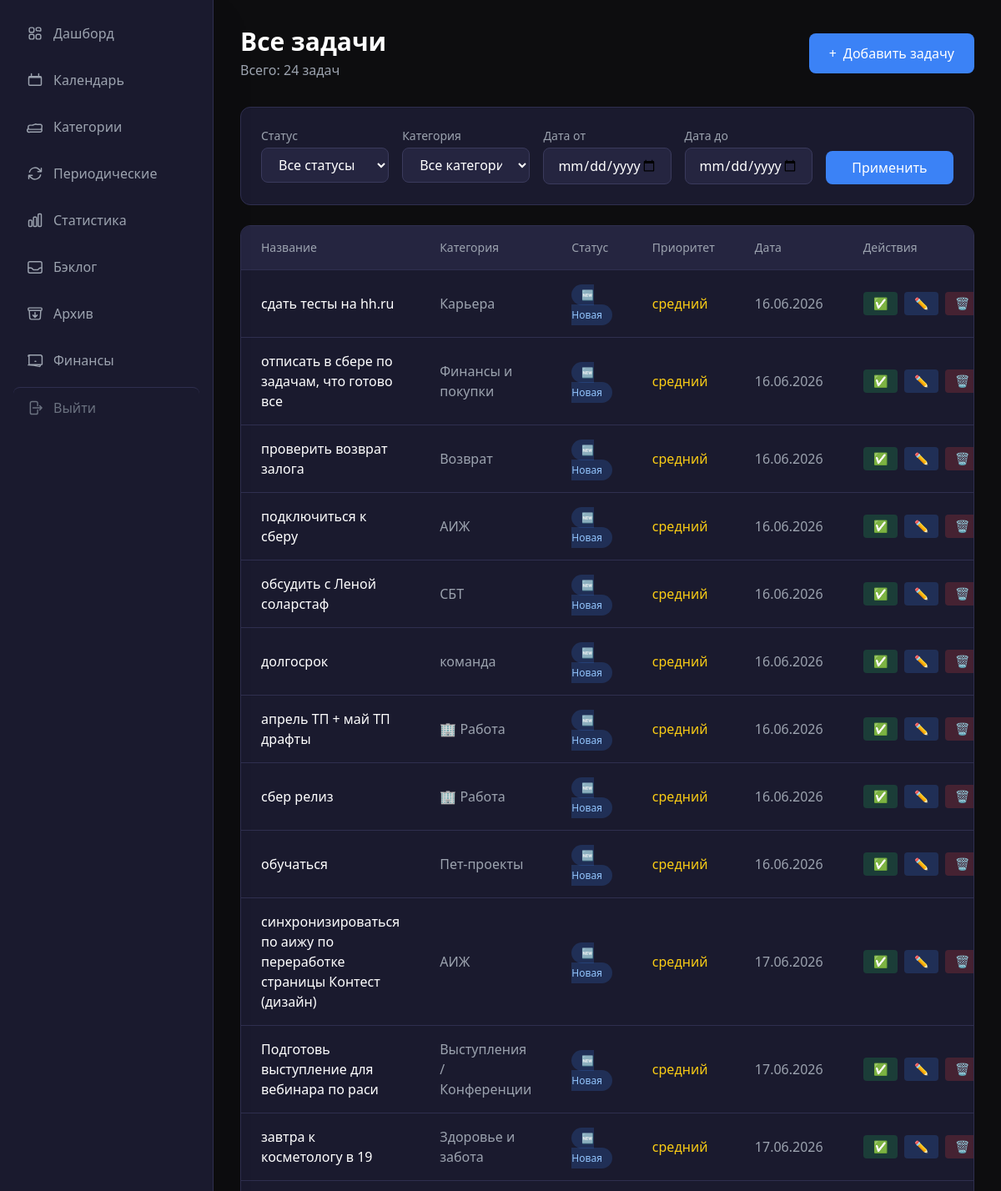
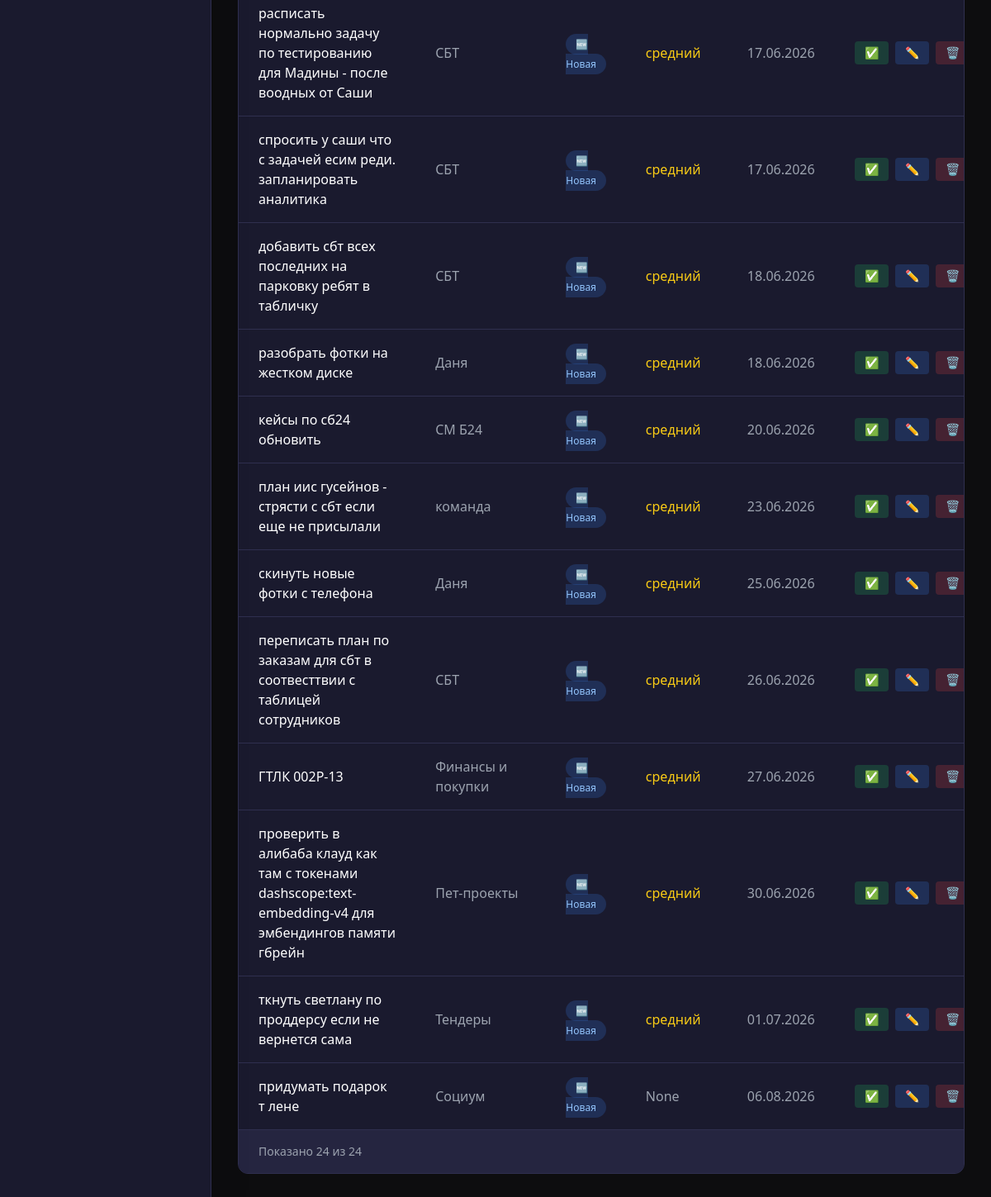
The page /tasks on the database its author committed (2 pictures, top to bottom).
### app/models/task.py (models this page shows)
class Task(Base):
    __tablename__ = "tasks"
    id = Column(Integer, primary_key=True, index=True)
    title = Column(String(500), nullable=False)
    description = Column(String, default="")
    category_id = Column(Integer, ForeignKey("categories.id"), nullable=True, index=True)
    status = Column(String(20), default="новая", index=True)  # новая/в_работе/выполнена/отложена
    priority = Column(String(20), default="средний")  # низкий/средний/высокий
    due_date = Column(Date, nullable=True, index=True)
    due_time = Column(Time, nullable=True) # Время встречи
    created_at = Column(DateTime(timezone=True), server_default=func.now())
    completed_at = Column(DateTime(timezone=True), nullable=True)
    source = Column(String(20), default="web")  # telegram/web/screenshot
    parent_task_id = Column(Integer, ForeignKey("tasks.id"), nullable=True, index=True)
    is_archived = Column(Boolean, default=False, index=True)
    item_kind = Column(String(20), default="task", nullable=False, index=True)  # task
    sort_order = Column(Integer, default=0)
    needs_review = Column(Boolean, default=False)
    message_hash = Column(String(64), nullable=True)
    postpones = Column(Integer, default=0)
    chronic_task = Column(Boolean, default=False, index=True)
    chronic_reviewed = Column(Boolean, default=False)
    tags = Column(String(500), nullable=True) # Теги проекта или контекста (#Антон, #Сбер)
    size = Column(String(4), nullable=True)   # L / XL — крупные задачи (NULL = обычная)
    impact_notes = Column(Text, nullable=True) # Заметки о результате/влиянии
    is_milestone = Column(Boolean, default=False, index=True) # Флаг важного достижения
    estimated_minutes = Column(Integer, nullable=True)
    actual_minutes = Column(Integer, nullable=True)
    category = relationship("Category", back_populates="tasks")
    subtasks = relationship("Task", backref="parent_task", remote_side=[id], lazy="select")

### app/models/category.py (models this page shows)
class Category(Base):
    __tablename__ = "categories"
    id = Column(Integer, primary_key=True, index=True)
    name = Column(String(100), nullable=False, index=True)
    is_global = Column(Boolean, default=False, index=True)
    parent_id = Column(Integer, ForeignKey("categories.id"), nullable=True)
    type = Column(String(20), default="task", index=True)  # task / finance
    created_at = Column(DateTime(timezone=True), server_default=func.now())
    children = relationship("Category", backref="parent", remote_side=[id], lazy="select")
    tasks = relationship("Task", back_populates="category", lazy="select")

### app/web/routes/tasks.py (the view)
@router.get("/tasks", response_class=HTMLResponse)
async def tasks_page(request: Request, status: Optional[str] = None):
    async with async_session() as db:
        filters = [Task.is_archived == False, Task.due_date != None]
        if status:
            filters.append(Task.status == status)
        result = await db.execute(
            select(Task)
            .options(selectinload(Task.category))
            .where(*filters)
            .order_by(Task.due_date.asc())
        )
        tasks = result.scalars().all()
        categories = await get_categories_list()
    return templates.TemplateResponse(request, "tasks.html", {
        "request": request,
        "tasks": tasks,
        "categories": categories,
        "total": len(tasks),
        "status_filter": status,
        "category_id_filter": None,
        "from_date_filter": None,
        "to_date_filter": None,
        "has_prev": False,
        "has_next": False,
        "prev_offset": 0,
        "next_offset": 0,
    })

### app/web/templates/tasks.html (shortened to what this page needs)
{% extends "base.html" %}
{% block content %}
<div class="max-w-7xl mx-auto">
    <div class="flex items-center justify-between mb-8">
        <div>
            <h1 class="text-3xl font-bold text-white">Все задачи</h1>
            <p class="text-gray-400 mt-1">Всего: {{ total }} задач</p>
        </div>
        <a href="/tasks/new"
           class="px-6 py-3 bg-accent hover:bg-blue-600 text-white font-medium rounded-lg transition-colors flex items-center">
            <span class="mr-2">+</span> Добавить задачу
        </a>
    </div>
    <div class="bg-dark-800 rounded-xl border border-dark-600 p-6 mb-6">
        <form method="get" action="/tasks" class="grid grid-cols-1 md:grid-cols-5 gap-4">
            <div>
                <label class="block text-sm text-gray-400 mb-1">Статус</label>
                <select name="status"
                        class="w-full px-4 py-2 bg-dark-700 border border-dark-500 rounded-lg text-white focus:outline-none focus:border-accent">
                    <option value="">Все статусы</option>
                </select>
            </div>
            <div>
                <label class="block text-sm text-gray-400 mb-1">Категория</label>
                <select name="category_id"
                        class="w-full px-4 py-2 bg-dark-700 border border-dark-500 rounded-lg text-white focus:outline-none focus:border-accent">
                    <option value="">Все категории</option>
                </select>
            </div>
            <div>
                <label class="block text-sm text-gray-400 mb-1">Дата от</label>
                <input type="date" name="from_date" value="{{ from_date_filter or '' }}"
                       class="w-full px-4 py-2 bg-dark-700 border border-dark-500 rounded-lg text-white focus:outline-none focus:border-accent">
            </div>
            <div>
                <label class="block text-sm text-gray-400 mb-1">Дата до</label>
                <input type="date" name="to_date" value="{{ to_date_filter or '' }}"
                       class="w-full px-4 py-2 bg-dark-700 border border-dark-500 rounded-lg text-white focus:outline-none focus:border-accent">
            </div>
            <div class="flex items-end">
                <button type="submit"
                        class="w-full px-4 py-2 bg-accent hover:bg-blue-600 text-white rounded-lg transition-colors">
                    Применить
                </button>
            </div>
        </form>
    </div>
    <div class="bg-dark-800 rounded-xl border border-dark-600 overflow-hidden">
        {% if tasks %}
        <table class="w-full">
            <thead class="bg-dark-700 border-b border-dark-600">
                <tr>
                    <th class="px-6 py-4 text-left text-sm font-medium text-gray-400">Название</th>
                    <th class="px-6 py-4 text-left text-sm font-medium text-gray-400">Категория</th>
                    <th class="px-6 py-4 text-left text-sm font-medium text-gray-400">Статус</th>
                    <th class="px-6 py-4 text-left text-sm font-medium text-gray-400">Приоритет</th>
                    <th class="px-6 py-4 text-left text-sm font-medium text-gray-400">Дата</th>
                    <th class="px-6 py-4 text-left text-sm font-medium text-gray-400">Действия</th>
                </tr>
            </thead>
            <tbody class="divide-y divide-dark-600">
                {% for task in tasks %}
                <tr class="table-row priority-{{ task.priority }} hover:bg-dark-700/50">
                    <td class="px-6 py-4">
                        <span class="text-white font-medium">{{ task.title }}</span>
                    </td>
                    <td class="px-6 py-4 text-gray-400">
                        {% if task.category %}{{ task.category.name }}{% else %}—{% endif %}
                    </td>
                    <td class="px-6 py-4">
                        {% set status_class = {
                            'новая': 'status-new',
                            'в_работе': 'status-in_progress',
                            'выполнена': 'status-completed',
                            'отложена': 'status-postponed'
                        } %}
                        {% set status_label = {
                            'новая': '🆕 Новая',
                            'в_работе': '🔄 В работе',
                            'выполнена': '✅ Выполнена',
                            'отложена': '⏸️ Отложена'
                        } %}
                        <span class="px-3 py-1 rounded-full text-xs font-medium {{ status_class.get(task.status, 'status-new') }}">
                            {{ status_label.get(task.status, task.status) }}
                        </span>
                    </td>
                    <td class="px-6 py-4">
                        {% set priority_colors = {
                            'высокий': 'text-red-400',
                            'средний': 'text-yellow-400',
                            'низкий': 'text-green-400'
                        } %}
                        <span class="{{ priority_colors.get(task.priority, 'text-gray-400') }}">
                            {{ task.priority }}
                        </span>
                    </td>
                    <td class="px-6 py-4 text-gray-400">
                        {% if task.due_date %}{{ task.due_date.strftime('%d.%m.%Y') }}{% else %}—{% endif %}
                    </td>
                    <td class="px-6 py-4">
                        <div class="flex items-center space-x-2">
                            {% if task.status != 'выполнена' %}
                            <form hx-post="/tasks/{{ task.id }}/complete"
                                  hx-target="closest tr"
                                  hx-swap="outerHTML"
                                  class="inline">
                                <button type="submit" title="Выполнить"
                                        class="px-3 py-1 bg-green-500/20 text-green-400 rounded hover:bg-green-500/30 transition-colors text-sm">
                                    ✅
                                </button>
                            </form>
                            {% endif %}
                            <a href="/tasks/{{ task.id }}/edit"
                               class="px-3 py-1 bg-blue-500/20 text-blue-400 rounded hover:bg-blue-500/30 transition-colors text-sm"
                               title="Редактировать">
                                ✏️
                            </a>
                            <form hx-delete="/tasks/{{ task.id }}"
                                  hx-target="closest tr"
                                  hx-swap="outerHTML"
                                  class="inline">
                                <button type="submit" title="Удалить"
                                        class="px-3 py-1 bg-red-500/20 text-red-400 rounded hover:bg-red-500/30 transition-colors text-sm"
                                        onclick="return confirm('Удалить задачу?')">
                                    🗑️
                                </button>
                            </form>
                        </div>
                    </td>
                </tr>
                {% endfor %}
            </tbody>
        </table>
        {% else %}
        <div class="text-center py-16 text-gray-500">
            <span class="text-4xl mb-4 block">📭</span>
            <p class="text-lg">Задач не найдено</p>
            <p class="text-sm mt-2">Попробуйте изменить фильтры или создайте новую задачу</p>
        </div>
        {% endif %}
        {% if tasks %}
        <div class="px-6 py-4 bg-dark-700 border-t border-dark-600 flex items-center justify-between">
            <span class="text-sm text-gray-400">
                Показано {{ tasks|length }} из {{ total }}
            </span>
        </div>
        {% endif %}
    </div>
</div>
{% endblock %}

### app/web/static/css/style.css (style rules this page uses)
.status-new { background-color: rgba(59, 130, 246, 0.2); color: #93c5fd; }
input[type="text"], input[type="date"], input[type="time"], textarea, select { transition: border-color 0.2s ease, box-shadow 0.2s ease; }
.table-row { transition: background-color 0.15s ease; }

### rows shown on the page
Task: title "сдать тесты на hh.ru", category.name "Карьера", get "🆕 Новая", priority "средний", due_date "16.06.2026"
Task: title "отписать в сбере по задачам, что готово все", category.name "Финансы и покупки", get "🆕 Новая", priority "средний", due_date "16.06.2026"
Task: title "проверить возврат залога", category.name "Возврат", get "🆕 Новая", priority "средний", due_date "16.06.2026"
Task: title "подключиться к сберу", category.name "АИЖ", get "🆕 Новая", priority "средний", due_date "16.06.2026"
Task: title "обсудить с Леной соларстаф", category.name "СБТ", get "🆕 Новая", priority "средний", due_date "16.06.2026"
Task: title "долгосрок", category.name "команда", get "🆕 Новая", priority "средний", due_date "16.06.2026"
Task: title "апрель ТП + май ТП драфты", category.name "🏢 Работа", get "🆕 Новая", priority "средний", due_date "16.06.2026"
Task: title "сбер релиз", category.name "🏢 Работа", get "🆕 Новая", priority "средний", due_date "16.06.2026"
Task: title "обучаться", category.name "Пет-проекты", get "🆕 Новая", priority "средний", due_date "16.06.2026"
Task: title "синхронизироваться по аижу по переработке страницы Контест (дизайн)", category.name "АИЖ", get "🆕 Новая", priority "средний", due_date "17.06.2026"
Task: title "Подготовь выступление для вебинара по раси", category.name "Выступления / Конференции", get "🆕 Новая", priority "средний", due_date "17.06.2026"
Task: title "завтра к косметологу в 19", category.name "Здоровье и забота", get "🆕 Новая", priority "средний", due_date "17.06.2026"
Task: title "расписать нормально задачу по тестированию для Мадины - после воодных от Саши", category.name "СБТ", get "🆕 Новая", priority "средний", due_date "17.06.2026"
Task: title "спросить у саши что с задачей есим реди. запланировать аналитика", category.name "СБТ", get "🆕 Новая", priority "средний", due_date "17.06.2026"
Task: title "добавить сбт всех последних на парковку ребят в табличку", category.name "СБТ", get "🆕 Новая", priority "средний", due_date "18.06.2026"
Task: title "разобрать фотки на жестком диске", category.name "Даня", get "🆕 Новая", priority "средний", due_date "18.06.2026"
Task: title "кейсы по сб24 обновить", category.name "СМ Б24", get "🆕 Новая", priority "средний", due_date "20.06.2026"
Task: title "план иис гусейнов - стрясти с сбт если еще не присылали", category.name "команда", get "🆕 Новая", priority "средний", due_date "23.06.2026"
Task: title "скинуть новые фотки с телефона", category.name "Даня", get "🆕 Новая", priority "средний", due_date "25.06.2026"
Task: title "переписать план по заказам для сбт в соотвесттвии с таблицей сотрудников", category.name "СБТ", get "🆕 Новая", priority "средний", due_date "26.06.2026"
Task: title "ГТЛК 002Р-13", category.name "Финансы и покупки", get "🆕 Новая", priority "средний", due_date "27.06.2026"
Task: title "проверить в алибаба клауд как там с токенами dashscope:text-embedding-v4 для эмбендингов памяти гбрейн", category.name "Пет-проекты", get "🆕 Новая", priority "средний", due_date "30.06.2026"
Task: title "ткнуть светлану по проддерсу если не вернется сама", category.name "Тендеры", get "🆕 Новая", priority "средний", due_date "01.07.2026"
Task: title "придумать подарок т лене", category.name "Социум", get "🆕 Новая", priority "None", due_date "06.08.2026"

### other values the page prints
{{ total }} "24"
{{ tasks|length }} "24"
